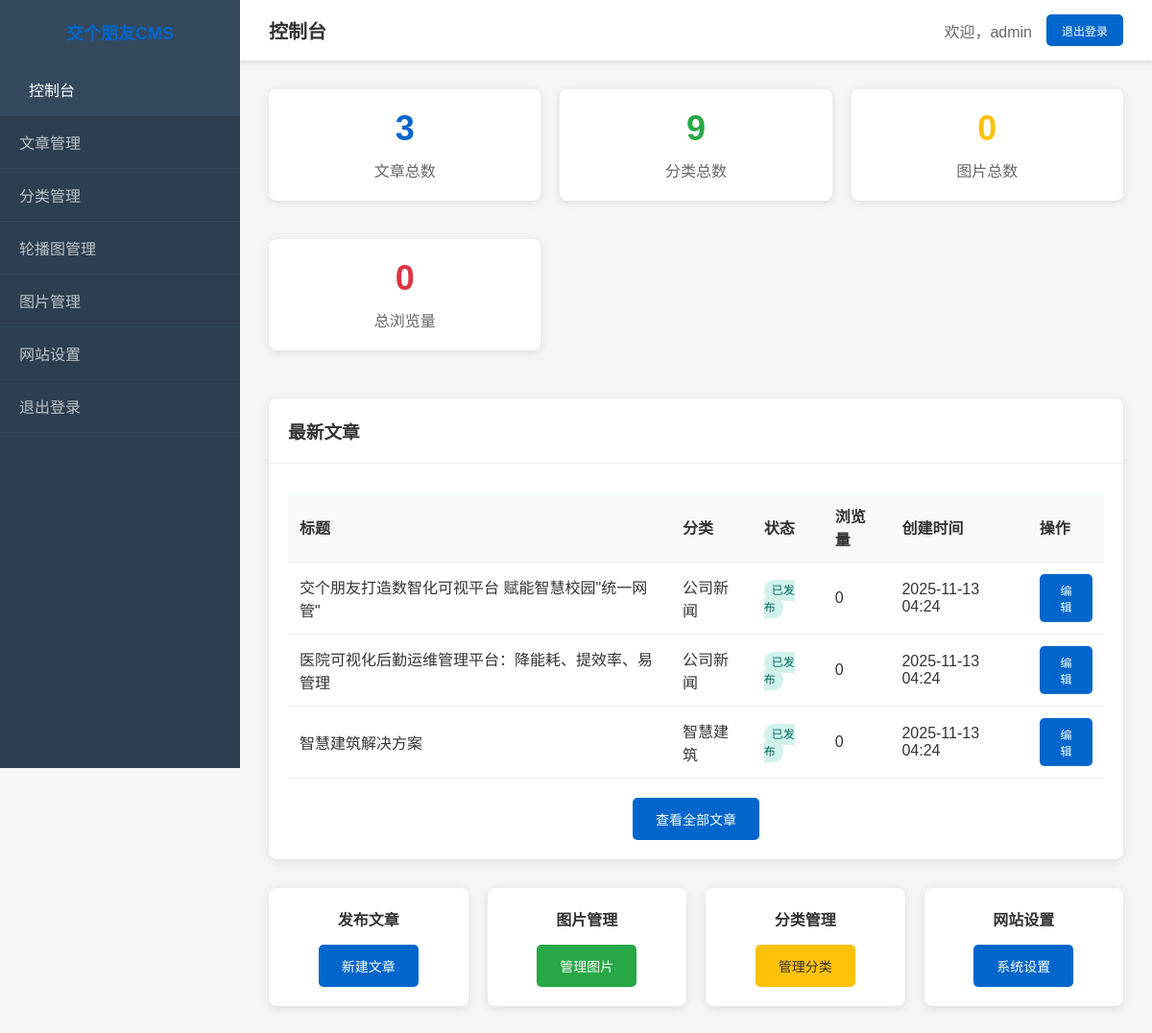
The page /admin/index.php (signed in) on the database its author committed.
### tables this page shows
CREATE TABLE `articles` (
  `id` int(11) NOT NULL AUTO_INCREMENT,
  `title` varchar(255) NOT NULL COMMENT '标题',
  `slug` varchar(255) DEFAULT NULL COMMENT '文章别名',
  `content` longtext NOT NULL COMMENT '内容',
  `excerpt` text DEFAULT NULL COMMENT '摘要',
  `featured_image` varchar(255) DEFAULT NULL COMMENT '特色图片',
  `category_id` int(11) DEFAULT NULL COMMENT '分类ID',
  `views` int(11) DEFAULT 0 COMMENT '浏览量',
  `status` tinyint(1) DEFAULT 1 COMMENT '状态 1-发布 0-草稿',
  `is_featured` tinyint(1) DEFAULT 0 COMMENT '是否推荐',
  `created_at` timestamp DEFAULT CURRENT_TIMESTAMP,
  `updated_at` timestamp DEFAULT CURRENT_TIMESTAMP ON UPDATE CURRENT_TIMESTAMP,
  PRIMARY KEY (`id`),
  KEY `category_id` (`category_id`),
  KEY `status` (`status`),
  KEY `is_featured` (`is_featured`)
);

CREATE TABLE `categories` (
  `id` int(11) NOT NULL AUTO_INCREMENT,
  `name` varchar(100) NOT NULL COMMENT '分类名称',
  `slug` varchar(100) NOT NULL COMMENT '分类别名',
  `type` varchar(20) NOT NULL COMMENT '分类类型 news-新闻 solution-解决方案 product-产品',
  `sort_order` int(11) DEFAULT 0 COMMENT '排序',
  `status` tinyint(1) DEFAULT 1 COMMENT '状态 1-启用 0-禁用',
  `created_at` timestamp DEFAULT CURRENT_TIMESTAMP,
  `updated_at` timestamp DEFAULT CURRENT_TIMESTAMP ON UPDATE CURRENT_TIMESTAMP,
  PRIMARY KEY (`id`),
  UNIQUE KEY `slug` (`slug`)
);

### includes/Database.php (called while the page is built, shortened)
<?php
class Database {
    private static $instance = null;
    private $connection;
    private function __construct() {
        try {
            $dsn = "mysql:host=" . DB_HOST . ";dbname=" . DB_NAME . ";charset=utf8mb4";
            $this->connection = new PDO($dsn, DB_USER, DB_PASS);
            $this->connection->setAttribute(PDO::ATTR_ERRMODE, PDO::ERRMODE_EXCEPTION);
            $this->connection->setAttribute(PDO::ATTR_DEFAULT_FETCH_MODE, PDO::FETCH_ASSOC);
        } catch(PDOException $e) {
            die("数据库连接失败: " . $e->getMessage());
        }
    }
    public static function getInstance() {
        if (self::$instance === null) {
            self::$instance = new self();
        }
        return self::$instance;
    }
    public function query($sql, $params = []) {
        try {
            $stmt = $this->connection->prepare($sql);
            $stmt->execute($params);
            return $stmt;
        } catch(PDOException $e) {
            throw new Exception("查询执行失败: " . $e->getMessage());
        }
    }
    public function fetchAll($sql, $params = []) {
        $stmt = $this->query($sql, $params);
        return $stmt->fetchAll();
    }
    public function fetch($sql, $params = []) {
        $stmt = $this->query($sql, $params);
        return $stmt->fetch();
    }
}
?>

### includes/Utils.php (called while the page is built, shortened)
<?php
class Utils {
    public static function formatDate($date, $format = 'Y-m-d H:i:s') {
        return date($format, strtotime($date));
    }
    public static function truncate($text, $length = 100, $suffix = '...') {
        if (mb_strlen($text) <= $length) {
            return $text;
        }
        return mb_substr($text, 0, $length) . $suffix;
    }
}
?>

### admin/index.php (the view, shortened to what this page needs)
<?php
require_once '../includes/Database.php';
require_once '../includes/Utils.php';
$db = Database::getInstance();
$stats = [
    'articles' => $db->fetch("SELECT COUNT(*) as count FROM articles WHERE status = 1")['count'],
    'categories' => $db->fetch("SELECT COUNT(*) as count FROM categories WHERE status = 1")['count'],
    'media' => $db->fetch("SELECT COUNT(*) as count FROM media")['count'],
    'total_views' => $db->fetch("SELECT SUM(views) as total FROM articles")['total'] ?: 0
];
$latestArticles = $db->fetchAll(
    "SELECT a.*, c.name as category_name
     FROM articles a
     LEFT JOIN categories c ON a.category_id = c.id
     ORDER BY a.created_at DESC
     LIMIT 5"
);
?>
<!DOCTYPE html>
<html lang="zh-CN">
<head>
    <link rel="stylesheet" href="../assets/css/admin.css">
</head>
<body>
    <div class="admin-container">
        <aside class="sidebar">
            <div class="sidebar-header">
                <h3>交个朋友CMS</h3>
            </div>
            <ul class="sidebar-menu">
                <li><a href="index.php" class="active">控制台</a></li>
                <li><a href="articles.php">文章管理</a></li>
                <li><a href="categories.php">分类管理</a></li>
                <li><a href="sliders.php">轮播图管理</a></li>
                <li><a href="media.php">图片管理</a></li>
                <li><a href="settings.php">网站设置</a></li>
                <li><a href="logout.php">退出登录</a></li>
            </ul>
        </aside>
        <main class="main-content">
            <header class="header">
                <h1 class="header-title">控制台</h1>
                <div class="header-actions">
                    <span>欢迎，<?php echo htmlspecialchars($_SESSION['admin_username']); ?></span>
                    <a href="logout.php" class="btn btn-sm">退出登录</a>
                </div>
            </header>
            <div class="content">
                <div style="display: grid; grid-template-columns: repeat(auto-fit, minmax(250px, 1fr)); gap: 20px; margin-bottom: 30px;">
                    <div class="card">
                        <div class="card-body" style="text-align: center;">
                            <h3 style="color: #0066cc; font-size: 36px; margin-bottom: 10px;"><?php echo $stats['articles']; ?></h3>
                            <p style="color: #666;">文章总数</p>
                        </div>
                    </div>
                    <div class="card">
                        <div class="card-body" style="text-align: center;">
                            <h3 style="color: #28a745; font-size: 36px; margin-bottom: 10px;"><?php echo $stats['categories']; ?></h3>
                            <p style="color: #666;">分类总数</p>
                        </div>
                    </div>
                    <div class="card">
                        <div class="card-body" style="text-align: center;">
                            <h3 style="color: #ffc107; font-size: 36px; margin-bottom: 10px;"><?php echo $stats['media']; ?></h3>
                            <p style="color: #666;">图片总数</p>
                        </div>
                    </div>
                    <div class="card">
                        <div class="card-body" style="text-align: center;">
                            <h3 style="color: #dc3545; font-size: 36px; margin-bottom: 10px;"><?php echo number_format($stats['total_views']); ?></h3>
                            <p style="color: #666;">总浏览量</p>
                        </div>
                    </div>
                </div>
                <div class="card">
                    <div class="card-header">
                        <h3>最新文章</h3>
                    </div>
                    <div class="card-body">
                        <table class="table">
                            <thead>
                                <tr>
                                    <th>标题</th>
                                    <th>分类</th>
                                    <th>状态</th>
                                    <th>浏览量</th>
                                    <th>创建时间</th>
                                    <th>操作</th>
                                </tr>
                            </thead>
                            <tbody>
                                <?php foreach($latestArticles as $article): ?>
                                <tr>
                                    <td><?php echo htmlspecialchars(Utils::truncate($article['title'], 40)); ?></td>
                                    <td><?php echo htmlspecialchars($article['category_name'] ?: '未分类'); ?></td>
                                    <td>
                                        <span class="status <?php echo $article['status'] ? 'status-active' : 'status-inactive'; ?>">
                                            <?php echo $article['status'] ? '已发布' : '草稿'; ?>
                                        </span>
                                    </td>
                                    <td><?php echo $article['views']; ?></td>
                                    <td><?php echo Utils::formatDate($article['created_at'], 'Y-m-d H:i'); ?></td>
                                    <td>
                                        <a href="article-edit.php?id=<?php echo $article['id']; ?>" class="btn btn-sm btn-primary">编辑</a>
                                    </td>
                                </tr>
                                <?php endforeach; ?>
                            </tbody>
                        </table>
                        <div style="text-align: center; margin-top: 20px;">
                            <a href="articles.php" class="btn">查看全部文章</a>
                        </div>
                    </div>
                </div>
                <div style="display: grid; grid-template-columns: repeat(auto-fit, minmax(200px, 1fr)); gap: 20px; margin-top: 30px;">
                    <div class="card">
                        <div class="card-body" style="text-align: center;">
                            <h4 style="margin-bottom: 15px; color: #333;">发布文章</h4>
                            <a href="article-add.php" class="btn btn-primary">新建文章</a>
                        </div>
                    </div>
                    <div class="card">
                        <div class="card-body" style="text-align: center;">
                            <h4 style="margin-bottom: 15px; color: #333;">图片管理</h4>
                            <a href="media.php" class="btn btn-success">管理图片</a>
                        </div>
                    </div>
                    <div class="card">
                        <div class="card-body" style="text-align: center;">
                            <h4 style="margin-bottom: 15px; color: #333;">分类管理</h4>
                            <a href="categories.php" class="btn btn-warning">管理分类</a>
                        </div>
                    </div>
                    <div class="card">
                        <div class="card-body" style="text-align: center;">
                            <h4 style="margin-bottom: 15px; color: #333;">网站设置</h4>
                            <a href="settings.php" class="btn btn-info">系统设置</a>
                        </div>
                    </div>
                </div>
            </div>
        </main>
    </div>
</body>
</html>

### assets/css/admin.css (style rules this page uses)
* { margin: 0; padding: 0; box-sizing: border-box; }
body { font-family: 'Microsoft YaHei', Arial, sans-serif; background-color: #f5f5f5; color: #333; }
.btn { display: inline-block; padding: 12px 24px; background: #0066cc; color: white; text-decoration: none; border: none; border-radius: 5px; cursor: pointer; font-size: 14px; transition: background 0.3s; text-align: center; }
.btn-primary { background: #0066cc; }
.btn-success { background: #28a745; }
.btn-warning { background: #ffc107; color: #333; }
.btn-sm { padding: 8px 16px; font-size: 12px; }
.admin-container { display: flex; min-height: 100vh; }
.sidebar { width: 250px; background: #2c3e50; color: white; position: fixed; height: 100vh; overflow-y: auto; }
.sidebar-header { padding: 20px; background: #34495e; text-align: center; }
.sidebar-header h3 { color: #0066cc; font-size: 18px; }
.sidebar-menu { list-style: none; padding: 0; }
.sidebar-menu li { border-bottom: 1px solid #34495e; }
.sidebar-menu li a { display: block; padding: 15px 20px; color: #bdc3c7; text-decoration: none; transition: all 0.3s; }
.sidebar-menu li a:hover, .sidebar-menu li a.active { background: #34495e; color: white; padding-left: 30px; }
.main-content { flex: 1; margin-left: 250px; padding: 0; }
.header { background: white; padding: 15px 30px; box-shadow: 0 2px 4px rgba(0,0,0,0.1); display: flex; justify-content: space-between; align-items: center; }
.header-title { font-size: 20px; color: #333; }
.header-actions { display: flex; align-items: center; gap: 15px; }
.header-actions span { color: #666; }
.content { padding: 30px; }
.card { background: white; border-radius: 8px; box-shadow: 0 2px 10px rgba(0,0,0,0.1); margin-bottom: 20px; }
.card-header { padding: 20px; border-bottom: 1px solid #eee; font-weight: 600; color: #333; }
.card-body { padding: 20px; }
.table { width: 100%; border-collapse: collapse; margin-top: 10px; }
.table th, .table td { padding: 12px; text-align: left; border-bottom: 1px solid #eee; }
.table th { background: #f8f9fa; font-weight: 600; color: #333; }
.status { padding: 4px 8px; border-radius: 12px; font-size: 12px; font-weight: 500; }
.status-active { background: #d1f2eb; color: #00695c; }

### rows shown on the page
articles: views "0", title "智慧建筑解决方案", category.name "智慧建筑", status "已发布", created_at "2025-11-13 04:24"
articles: title "交个朋友打造数智化可视平台 赋能智慧校园\"统一网管\"", category.name "公司新闻", status "已发布", views "0", created_at "2025-11-13 04:24"
articles: title "医院可视化后勤运维管理平台：降能耗、提效率、易管理", category.name "公司新闻", status "已发布", views "0", created_at "2025-11-13 04:24"

### other values the page prints
$_SESSION['admin_username'] "admin"
$stats['articles'] "3"
$stats['categories'] "9"
